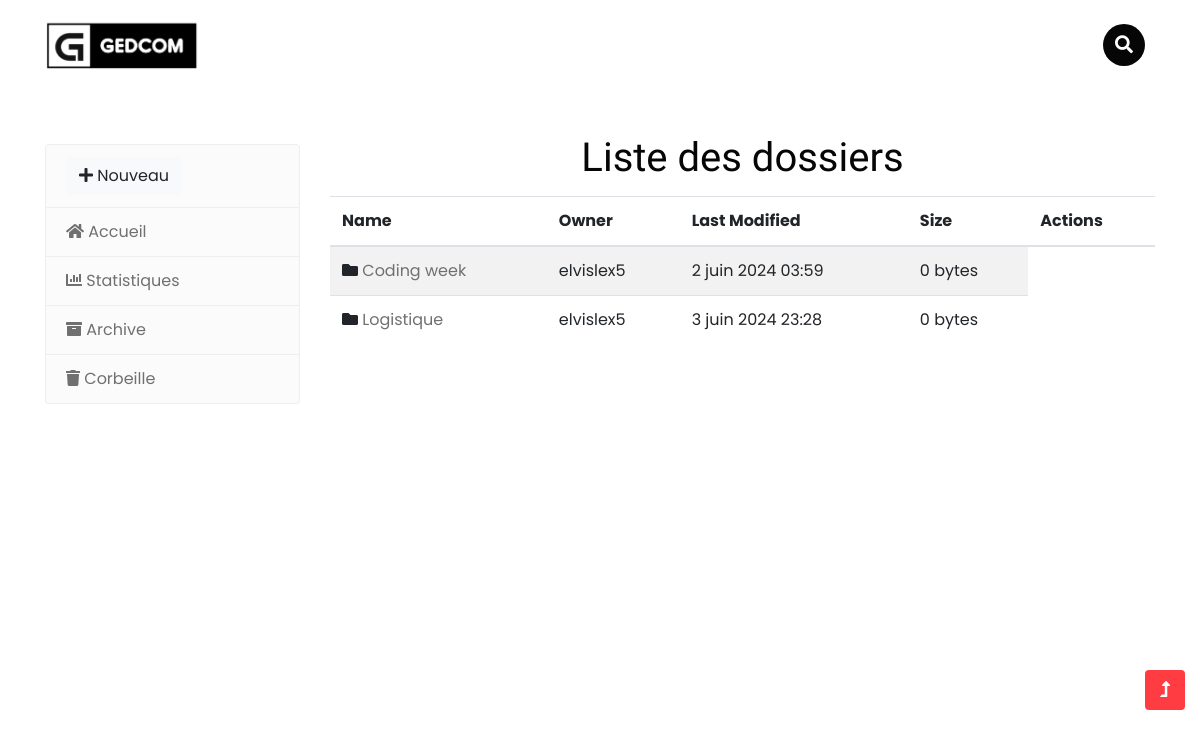
The app's page /directory/3/ (signed in) with its own data.
### ged/models.py (models this page shows, shortened)
class Directory(models.Model):
    name = models.CharField(max_length=100)
    parent = models.ForeignKey('self', null=True, blank=True, related_name='subdirectories', on_delete=models.CASCADE)
    created_at = models.DateTimeField(auto_now_add=True)
    owner = models.ForeignKey(User, on_delete=models.CASCADE)
    last_modified = models.DateTimeField(auto_now=True)
    size = models.IntegerField(default=0)

### ged/views.py (the view)
# urls.py: path('directory/<int:pk>/', views.directory_detail, name='directory_detail'),
@login_required
def directory_detail(request, pk):
    directory = get_object_or_404(Directory, pk=pk)
    subdirectories = directory.subdirectories.all()
    documents = Document.objects.filter(directory=directory)
    return render(request, 'ged/detail.html', {
        'directory': directory,
        'subdirectories': subdirectories,
        'documents': documents,
    })

### ged/templates/ged/detail.html (shortened to what this page needs)
{% extends 'base.html' %}
{% block content %}
            <div class="col-md-9">
                <h1 class="text-center">Liste des dossiers</h1><br>
                <table class="table table-striped">
                    <thead>
                        <tr>
                            <th>Name</th>
                            <th>Owner</th>
                            <th>Last Modified</th>
                            <th>Size</th>
                            <th>Actions</th>
                        </tr>
                    </thead>
                    <tbody>
                        {% for subdirectory in subdirectories %}
                            <tr>
                                <td>
                                    <i class="fa fa-folder"></i>
                                    <a href="{% url 'directory_detail' subdirectory.id %}">{{ subdirectory.name }}</a>
                                </td>
                                <td>{{ subdirectory.owner.username }}</td>
                                <td>{{ subdirectory.last_modified }}</td>
                                <td>{{ subdirectory.size }} bytes</td>
                            </tr>
                        {% endfor %}
                    </tbody>
                </table>
            </div>
{% endblock %}

### records on screen
Directory: name "Coding week", owner.username "elvislex5", last_modified "2 juin 2024 03:59", size "0"
Directory: name "Logistique", owner.username "elvislex5", last_modified "3 juin 2024 23:28", size "0"
